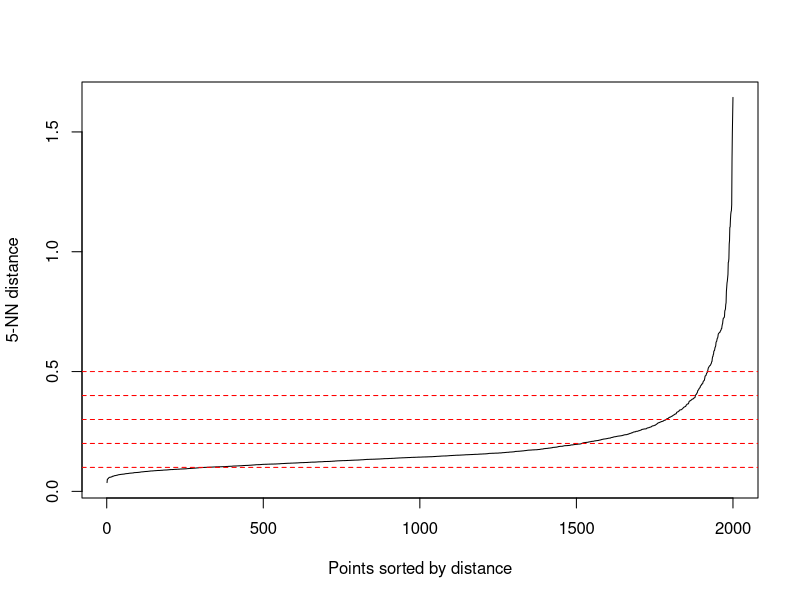
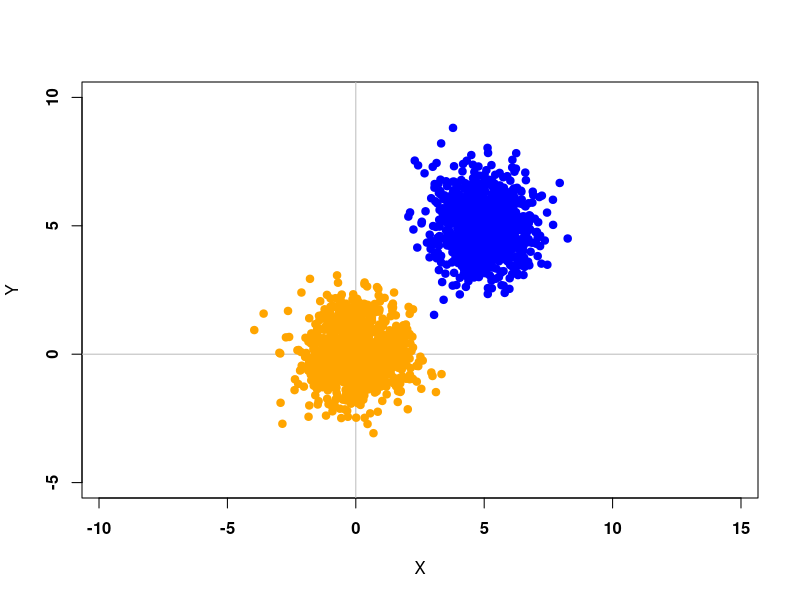

R code for these plots, in order: (Note: this script raises an error after producing the figures.)
# Test

library(readr)
library(tidyverse)
library(dbscan)

###################################################################################
# Plot some data for C++ project

library(MASS)

S <- matrix(c(1,0,0,1),2,2)
mt1 <- c(5,5)
mt2 <- c(0,0)
n1 <- 1000
n2 <- 1000
n <- n1 + n2

X1 <- mvrnorm(n1, mt1, S)
X2 <- mvrnorm(n2, mt2, S)

DATA_Cpp <- rbind(X1, X2)
kNN1 <- kNNdistplot(DATA_Cpp, k = 5)
abline(h=.1, col = "red", lty=2)
abline(h=.2, col = "red", lty=2)
abline(h=.3, col = "red", lty=2)
abline(h=.4, col = "red", lty=2)
abline(h=.5, col = "red", lty=2)

# Write to CSV
write.csv(DATA_Cpp, "DataCpp-2D-1000.csv")


plot(X1, ylim = c(-5,10), xlim = c(-5,10), pch = 19, col = "blue", xlab = "X", ylab = "Y", font = 2, asp = 1)
abline(v = 0, h = 0, col = "gray")
points(X2, pch = 19, col = "orange")


### Visualization

Data_Cluster <- as.data.frame(read.table("Clustered_Test.csv", header=FALSE,sep=","))

Data_Cluster <- as.data.frame(read.table("Clustered-2D-2000-Eps-0-3_N-5_Rand-0-2.csv", header=FALSE,sep=","))
Data_Cluster <- as.data.frame(read.table("Data_Clustered_S.csv", header=FALSE,sep=","))
Data_Cluster <- as.data.frame(read.table("DataCpp.csv", header=FALSE,sep=","))
#Data_Cluster <- as.data.frame(read.table("D:/Programming/Data-Mining-EiTI---DBSCAN-VP-TREE-C-/Data_Cluster.csv", header=FALSE,sep=","))

cluster <- as.factor(Data_Cluster[,3])
cluster2 <- as.factor(Data_Cluster[,4])

library(ggplot2)
library(ggforce)
#sp <- ggplot(Data_Cluster[,1:2], aes(x=V1, y=V2, colour = cluster, size = cluster)) + geom_point() + geom_point(size = 50, pch = 1) + coord_cartesian(xlim =c(-1, 8), ylim = c(-1, 8))

sp <- ggplot(Data_Cluster[,1:2], aes(x=V1, y=V2, colour = cluster2)) + geom_point() + scale_x_continuous() + scale_y_continuous() #+ theme(aspect.ratio = 1)
sp <- sp + coord_fixed(ratio = 1)
sp <- sp + geom_point(size=10, pch=1) #+ coord_cartesian(xlim = c(0,4), ylim = c(0,4))
#sp <- sp + geom_point(aes(x=Data_Cluster[63,1], y=Data_Cluster[63,2], colour = 'black'))
show(sp)

P_tab = c(0,2,10,15,16,18,19,22,23,24,30,34,45,59,61,63,64,79,86,94,97,100,102,107)
for (zz in 1:length(P_tab)){
  kappa = P_tab[zz]
  sp <- sp + geom_point(aes(x=Data_Cluster[P_tab[zz],1], y=Data_Cluster[P_tab[zz],2], colour = 'yellow'))
  sp <- sp + geom_point(size=10, pch=1)
}


x <- c(0,1,5)
y <- c(0,1,3)
kappa <- as.data.frame(x)
kappa <- cbind(kappa,y)
sp1 <- ggplot(kappa, aes(x=x, y=y)) + geom_point() + coord_fixed(ratio = 1) + geom_circle(aes(x0=x, y0=y, r= 10), data= kappa)
show(sp1)

  # cols <- c((-1)='red',1='blue',2='green',3='yellow');
# plot(Data_Cluster[,1:2], xlim=c(0,8), ylim=c(0,8),col=cols[Data_Cluster[3]])
#show(3^10)


# 
# forestfires <- read_csv("forestfires.csv")
# View(forestfires)
# 
# 
# #forestfires$ISI <- forestfires$ISI[which.max(forestfires$ISI < 30.0)]
# plot(forestfires$ISI, forestfires$temp, xlim=c(0,26))

# Live <- read_csv("Live.csv")
# View(Live)
# plot(Live$num_comments, Live$num_likes)


# ### Cambridge data
# Cambridge_Crime_Data_2009_2016 <- read_csv("Cambridge Crime Data 2009-2016.csv")
# #View(Cambridge_Crime_Data_2009_2016)
# 
# Cambridge_Crime_Data_2009_2016$Crime <- as.numeric(factor(Cambridge_Crime_Data_2009_2016$Crime))
# Cambridge_Crime_Data_2009_2016$`Crime Date Time` <- as.numeric(factor(Cambridge_Crime_Data_2009_2016$`Crime Date Time`))
# plot(Cambridge_Crime_Data_2009_2016$Crime, Cambridge_Crime_Data_2009_2016$`Crime Date Time`)
# 

# ## Example 1: use dbscan on the iris data set
# data(iris)
# iris <- as.matrix(iris[,1:4])
# ## find suitable eps parameter using a k-NN plot for k = dim + 1
# ## Look for the knee!
# kNNdistplot(iris, k = 5)
# abline(h=.5, col = "red", lty=2)
# res <- dbscan(iris, eps = .5, minPts = 5)
# show(res)
# 
# plot(iris[,1], iris[,3])
